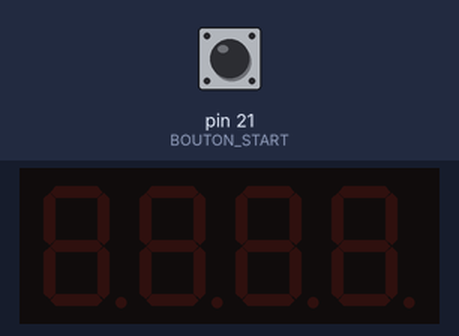
Recording of a sketch running on a simulated Arduino Mega 2560, built with avr-gcc and run on an emulated ATmega2560. Parts: 4-digit seven-segment display. Inputs (shaded band) come from the test bench; at power-on: pin 21 (BOUTON_START) HIGH.

Above: at 1.2 s.
1.3 s: pin 21 (BOUTON_START) pulled LOW for 0.15 s
At 1.9 s:
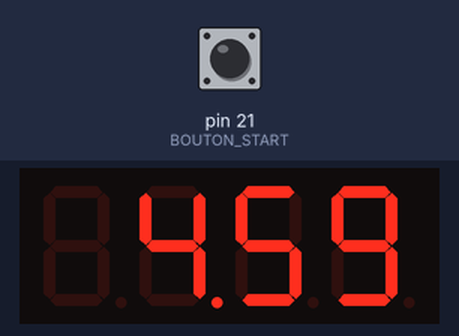
At 4.1 s:
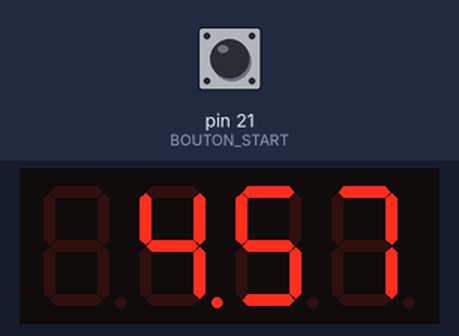
Timing chart, 0 to 5.6 s (numbered marks = the images above; inputs shaded):
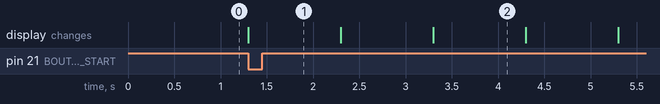

Measured:
- after the input at 1.3 s, the display: changes at once (image 1)
- what the display in image 2 shows lasts 1.0 s, from 3.3 s to 4.3 s

The sketch:

une_compilation.ino
```cpp
#include "SevSeg.h"

SevSeg sevseg;

//Connexions Ã©lectroniques et variables des boutons
const int BOUTON_START = 21;            // Le bouton START est reliÃ© Ã  la broche 21
int etatBoutonStart = 0;               // variable d'Ã©tat du bouton START

//Variables relatives au temps
unsigned long instantStart = 0;           // Instant ou l'on a appuyÃ© sur START
long tempsEcoule = 0;                     // Temps Ã©coulÃ© depuis que l'on a appuyÃ© sur START
long temps = 0;                           // Temps que l'on veut


void setup() {

pinMode(BOUTON_START, INPUT);

byte numDigits = 4;
byte digitPins[] = {22, 23, 24, 25};
byte segmentPins[] = {6, 7, 8, 9, 10, 11, 12, 13};
sevseg.begin(COMMON_CATHODE, numDigits, digitPins, segmentPins);
sevseg.setBrightness(90);

}


void loop() {

//on commence par lire l'etat des buttons et stocker les Ã©tats dans les variables d'Ã©tat
  etatBoutonStart = digitalRead(BOUTON_START);

  //traitement bouton START
  if (etatBoutonStart == LOW) {
    temps = 300;                  // On met Ã  jour la variable Temps en fonction de la nouvelle valeur du compteur
    instantStart = millis();                                  //On utilise la fonction millis qui renvoie le nombre de millisecondes depuis que le programme est lancÃ© pour garder en mÃ©moire l'instant ou l'on a appuyÃ© sur start. Plus d'infos sur Millis ici : https://www.arduino.cc/en/Reference/Millis

    while (tempsEcoule != temps) {                            // Tant que le temps Ã©coulÃ© n'est pas celui que l'on a sÃ©lectionnÃ©
      tempsEcoule = 1 + (millis() - instantStart) / 1000;     //calcul du temps Ã©coulÃ© depuis l'appui sur start (+1 pour commencer chrono Ã  1)
      sevseg.setNumber(calcul_temps_restant(tempsEcoule), 2);// On calcule le temps qu'il reste Ã  dÃ©compter et on dÃ©finit ce temps l'afficheur 7 Segments
      sevseg.refreshDisplay();                                // On rafraichit l'afficheur 7 Segments

    }                                                        // Le temps Ã©coulÃ© est Ã©gal au temps sÃ©lectionnÃ© (La condition de la boucle while n'est plus vraie, donc on en sort)
    tempsEcoule = 0;
  }
  sevseg.refreshDisplay(); // Must run repeatedly

}


//Fonctions Annexes

int calcul_temps_restant(int tempsActuel) {
  int tempsRestantEnMinutesEtSecondes=0;
  int minutesRestantes = (temps - tempsActuel) / 60;
  int secondesRestantes = (temps - tempsActuel) % 60;
  return tempsRestantEnMinutesEtSecondes = minutesRestantes * 100 + secondesRestantes;
}
```
